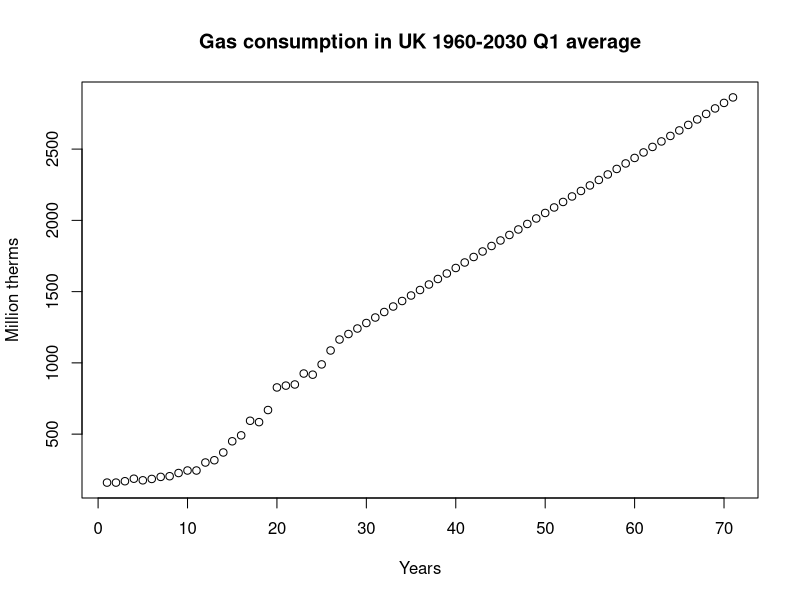
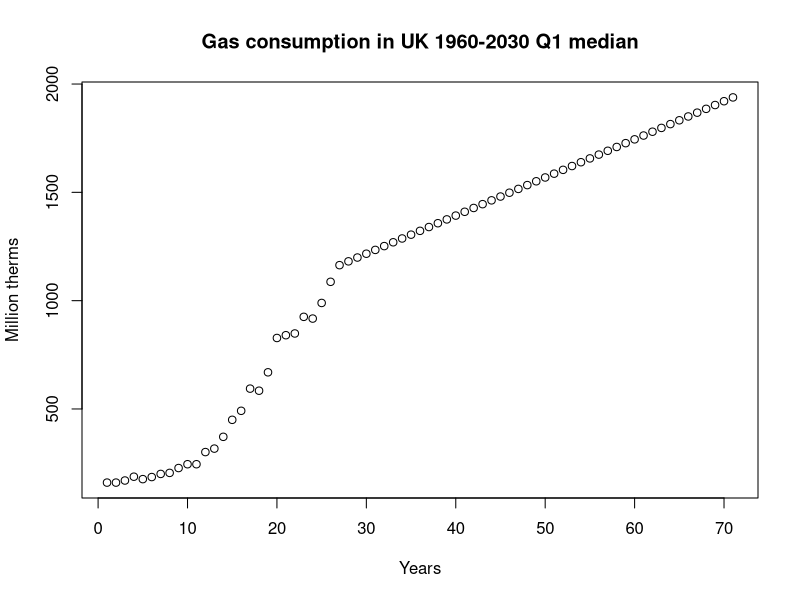
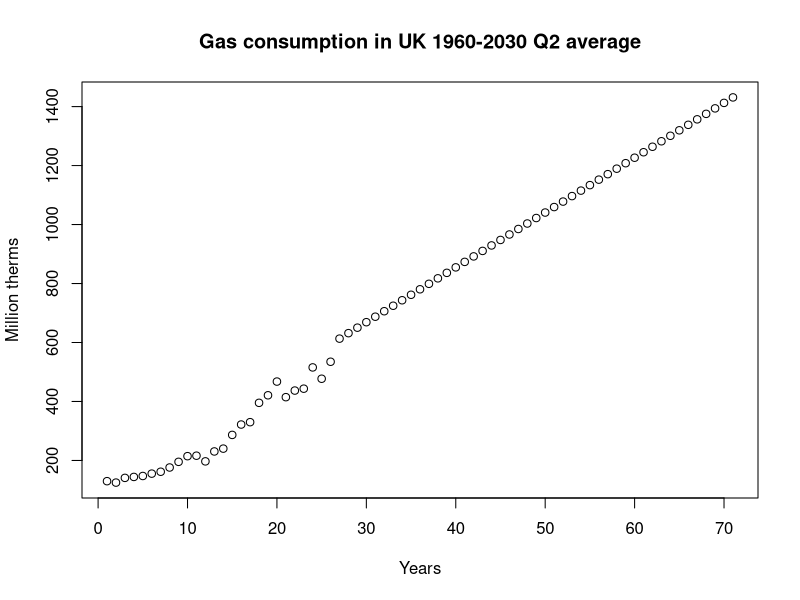
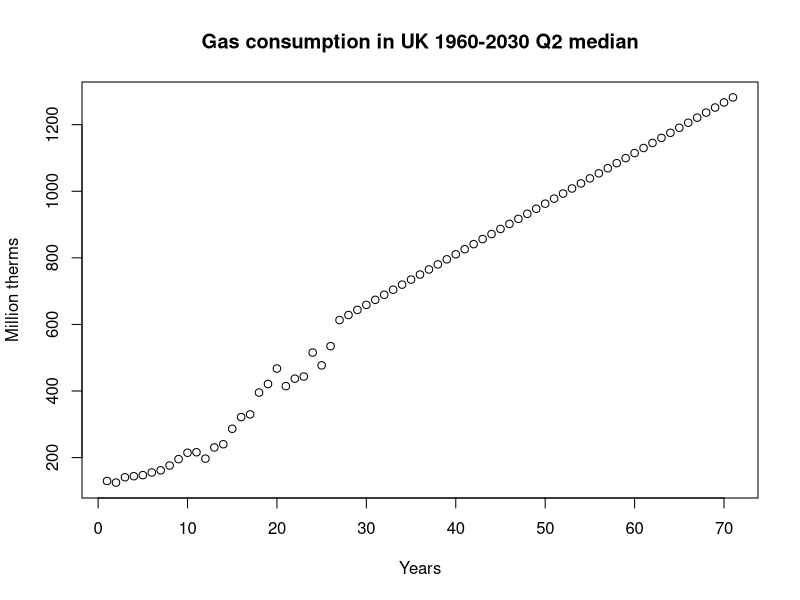
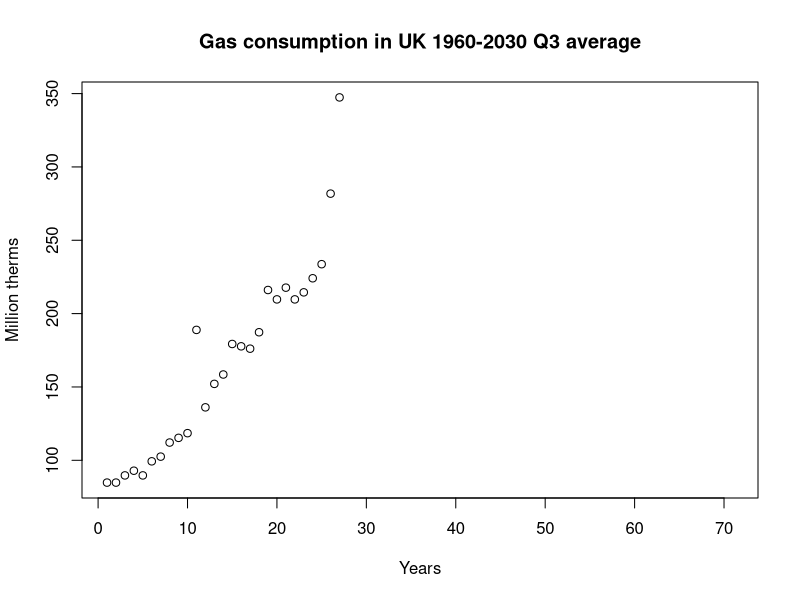
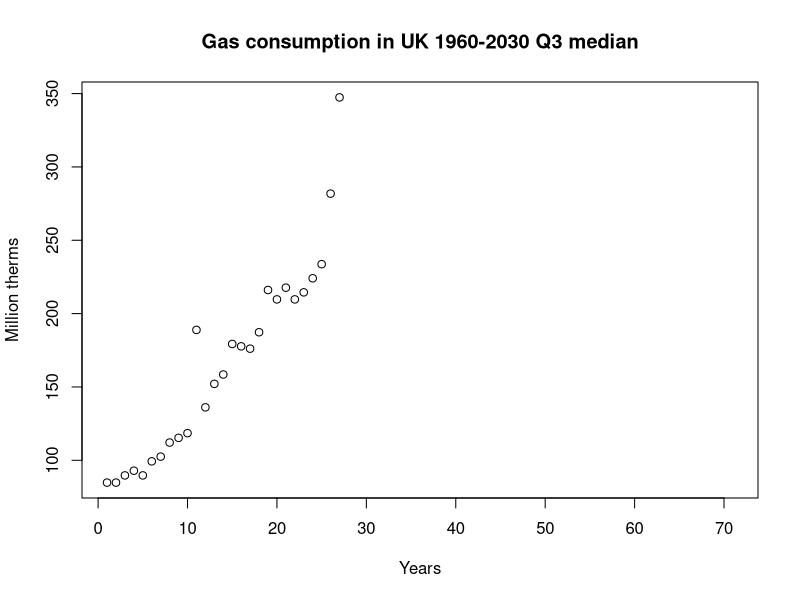
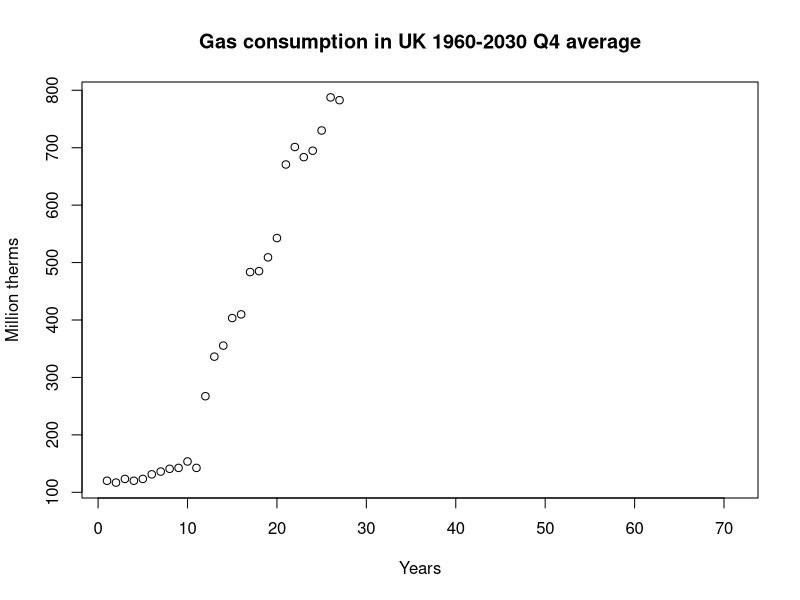
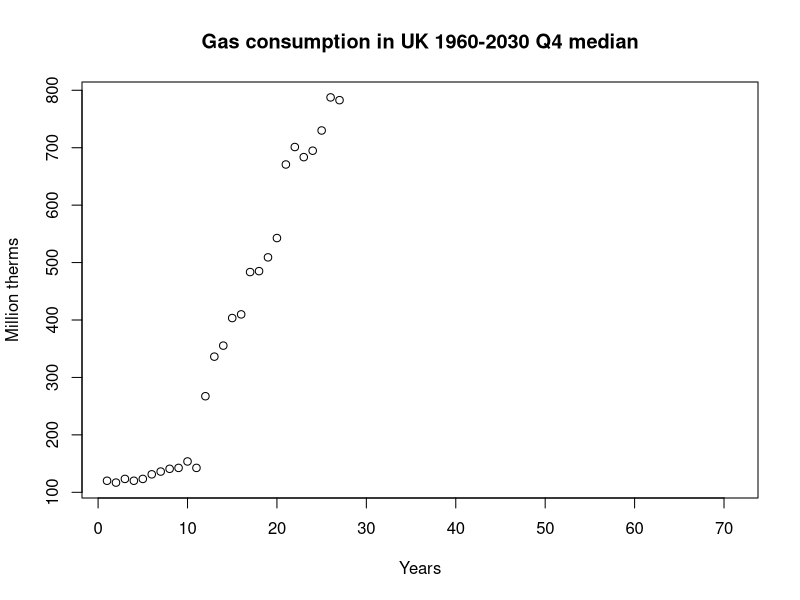

Recreate these plots in R, in order.
# Get all values for first quarter each year
q1 <- numeric(0)
n <- 4
counter <- -1
for (i in UKgas){
  counter = counter+1
  if(counter %% n == 0)
    q1 <- c(q1,i)
}

# Get all values for second quarter each year
q2 <- numeric(0)
n <- 4
counter <- -2
for (i in UKgas){
  counter = counter+1
  if(counter %% n == 0)
    q2 <- c(q2,i)
}

# Get all values for third quarter each year
q3 <- numeric(0)
n <- 4
counter <- -3
for (i in UKgas){
  counter = counter+1
  if(counter %% n == 0)
    q3 <- c(q3,i)
}

# Get all values for fourth quarter each year
q4 <- numeric(0)
n <- 4
counter <- 0
for (i in UKgas){
  counter = counter+1
  if(counter %% n == 0)
    q4 <- c(q4,i)
}

#Calculate average for each quarter
avgQ1 <- mean(q1)
avgQ2 <- mean(q2)
avgQ3 <- mean(q3)
avgQ4 <- mean(q4)

yearToCheck <- 2030
lastYearInDS <- 1986
yearsToAdd <- c(yearToCheck - lastYearInDS)

#Calculate average increase per year for Q1
increaseQ1 <- ((q1[1]+q1[2])/2+(q1[2]+q1[3])/2+(q1[3]+q1[4])/2+
  (q1[4]+q1[5])/2+(q1[5]+q1[6])/2+(q1[6]+q1[7])/2+(q1[7]+q1[8])/2+
  (q1[8]+q1[9])/2+(q1[9]+q1[10])/2+(q1[10]+q1[11])/2+(q1[11]+q1[12])/2+
  (q1[12]+q1[13])/2+(q1[13]+q1[14])/2+(q1[14]+q1[15])/2+(q1[15]+q1[16])/2+
  (q1[16]+q1[17])/2+(q1[17]+q1[18])/2+(q1[18]+q1[19])/2+(q1[19]+q1[20])/2+
  (q1[20]+q1[21])/2+(q1[21]+q1[22])/2+(q1[22]+q1[23])/2+(q1[23]+q1[24])/2+
  (q1[24]+q1[25])/2+(q1[25]+q1[26])/2+(q1[26]+q1[27])/2)/27

#Calculate average increase per year for Q2
increaseQ2 <- ((q2[1]+q2[2])/2+(q2[2]+q2[3])/2+(q2[3]+q2[4])/2+
                 (q2[4]+q2[5])/2+(q2[5]+q2[6])/2+(q2[6]+q2[7])/2+(q2[7]+q2[8])/2+
                 (q2[8]+q2[9])/2+(q2[9]+q2[10])/2+(q2[10]+q2[11])/2+(q2[11]+q2[12])/2+
                 (q2[12]+q2[13])/2+(q2[13]+q2[14])/2+(q2[14]+q2[15])/2+(q2[15]+q2[16])/2+
                 (q2[16]+q2[17])/2+(q2[17]+q2[18])/2+(q2[18]+q2[19])/2+(q2[19]+q2[20])/2+
                 (q2[20]+q2[21])/2+(q2[21]+q2[22])/2+(q2[22]+q2[23])/2+(q2[23]+q2[24])/2+
                 (q2[24]+q2[25])/2+(q2[25]+q2[26])/2+(q2[26]+q2[27])/2)/27

#Calculate average increase per year for Q3
increaseQ3 <- ((q3[1]+q3[2])/2+(q3[2]+q3[3])/2+(q3[3]+q3[4])/2+
                 (q3[4]+q3[5])/2+(q3[5]+q3[6])/2+(q3[6]+q3[7])/2+(q3[7]+q3[8])/2+
                 (q3[8]+q3[9])/2+(q3[9]+q3[10])/2+(q3[10]+q3[11])/2+(q3[11]+q3[12])/2+
                 (q3[12]+q3[13])/2+(q3[13]+q3[14])/2+(q3[14]+q3[15])/2+(q3[15]+q3[16])/2+
                 (q3[16]+q3[17])/2+(q3[17]+q3[18])/2+(q3[18]+q3[19])/2+(q3[19]+q3[20])/2+
                 (q3[20]+q3[21])/2+(q3[21]+q3[22])/2+(q3[22]+q3[23])/2+(q3[23]+q3[24])/2+
                 (q3[24]+q3[25])/2+(q3[25]+q3[26])/2+(q3[26]+q3[27])/2)/27

#Calculate average increase per year for Q4
increaseQ4 <- ((q4[1]+q4[2])/2+(q4[2]+q4[3])/2+(q4[3]+q4[4])/2+
                 (q4[4]+q4[5])/2+(q4[5]+q4[6])/2+(q4[6]+q4[7])/2+(q4[7]+q4[8])/2+
                 (q4[8]+q4[9])/2+(q4[9]+q4[10])/2+(q4[10]+q4[11])/2+(q4[11]+q4[12])/2+
                 (q4[12]+q4[13])/2+(q4[13]+q4[14])/2+(q4[14]+q4[15])/2+(q4[15]+q4[16])/2+
                 (q4[16]+q4[17])/2+(q4[17]+q4[18])/2+(q4[18]+q4[19])/2+(q4[19]+q4[20])/2+
                 (q4[20]+q4[21])/2+(q4[21]+q4[22])/2+(q4[22]+q4[23])/2+(q4[23]+q4[24])/2+
                 (q4[24]+q4[25])/2+(q4[25]+q4[26])/2+(q4[26]+q4[27])/2)/27

#calculate diff between years for q1
q1_1_2 <- q1[2]-q1[1]
q1_2_3 <- q1[3]-q1[2]
q1_3_4 <- q1[4]-q1[3]
q1_4_5 <- q1[5]-q1[4]
q1_5_6 <- q1[6]-q1[5]
q1_6_7 <- q1[7]-q1[6]
q1_7_8 <- q1[8]-q1[7]
q1_8_9 <- q1[9]-q1[8]
q1_9_10 <- q1[10]-q1[9]
q1_10_11 <- q1[11]-q1[10]
q1_11_12 <- q1[12]-q1[11]
q1_12_13 <- q1[13]-q1[12]
q1_13_14 <- q1[14]-q1[13]
q1_14_15 <- q1[15]-q1[14]
q1_15_16 <- q1[16]-q1[15]
q1_16_17 <- q1[17]-q1[16]
q1_17_18 <- q1[18]-q1[17]
q1_18_19 <- q1[19]-q1[18]
q1_19_20 <- q1[20]-q1[19]
q1_20_21 <- q1[21]-q1[20]
q1_21_22 <- q1[22]-q1[21]
q1_22_23 <- q1[23]-q1[22]
q1_23_24 <- q1[24]-q1[23]
q1_24_25 <- q1[25]-q1[24]
q1_25_26 <- q1[26]-q1[25]
q1_26_27 <- q1[27]-q1[26]

#Add the diff each year to a vector
increaseEachYearQ1 <- c(q1_1_2,q1_2_3,q1_3_4,q1_4_5,q1_5_6,q1_6_7,q1_7_8,q1_8_9,q1_9_10,q1_10_11,q1_11_12,q1_12_13,q1_13_14,
                        q1_14_15,q1_15_16,q1_16_17,q1_17_18,q1_18_19,q1_19_20,q1_20_21,q1_21_22,q1_22_23,q1_23_24,q1_24_25,
                        q1_25_26,q1_26_27)
#calculate mean and average increase
medianIncreaseQ1 <- median(increaseEachYearQ1)
averageIncreaseQ1 <- mean(increaseEachYearQ1)

#calculate presumed consumption in year 2030 for Q1 using both mean and average method
presumedConsumption2030Q1MedianMethod <- (medianIncreaseQ1*yearsToAdd)+q1[27]
presumedConsumption2030Q1AverageMethod <- (averageIncreaseQ1*yearsToAdd)+q1[27]

#calculate diff between years for q2
q2_1_2 <- q2[2]-q2[1]
q2_2_3 <- q2[3]-q2[2]
q2_3_4 <- q2[4]-q2[3]
q2_4_5 <- q2[5]-q2[4]
q2_5_6 <- q2[6]-q2[5]
q2_6_7 <- q2[7]-q2[6]
q2_7_8 <- q2[8]-q2[7]
q2_8_9 <- q2[9]-q2[8]
q2_9_10 <- q2[10]-q2[9]
q2_10_11 <- q2[11]-q2[10]
q2_11_12 <- q2[12]-q2[11]
q2_12_13 <- q2[13]-q2[12]
q2_13_14 <- q2[14]-q2[13]
q2_14_15 <- q2[15]-q2[14]
q2_15_16 <- q2[16]-q2[15]
q2_16_17 <- q2[17]-q2[16]
q2_17_18 <- q2[18]-q2[17]
q2_18_19 <- q2[19]-q2[18]
q2_19_20 <- q2[20]-q2[19]
q2_20_21 <- q2[21]-q2[20]
q2_21_22 <- q2[22]-q2[21]
q2_22_23 <- q2[23]-q2[22]
q2_23_24 <- q2[24]-q2[23]
q2_24_25 <- q2[25]-q2[24]
q2_25_26 <- q2[26]-q2[25]
q2_26_27 <- q2[27]-q2[26]

#Add the diff each year to a vector
increaseEachYearQ2 <- c(q2_1_2,q2_2_3,q2_3_4,q2_4_5,q2_5_6,q2_6_7,q2_7_8,q2_8_9,q2_9_10,q2_10_11,q2_11_12,q2_12_13,q2_13_14,
                        q2_14_15,q2_15_16,q2_16_17,q2_17_18,q2_18_19,q2_19_20,q2_20_21,q2_21_22,q2_22_23,q2_23_24,q2_24_25,
                        q2_25_26,q2_26_27)
#calculate mean and average increase
medianIncreaseQ2 <- median(increaseEachYearQ2)
averageIncreaseQ2 <- mean(increaseEachYearQ2)

#calculate presumed consumption in year 2030 for Q3 using both mean and average method
presumedConsumption2030Q2MedianMethod <- (medianIncreaseQ2*yearsToAdd)+q2[27]
presumedConsumption2030Q2AverageMethod <- (averageIncreaseQ2*yearsToAdd)+q2[27]

#calculate diff between years for q3
q3_1_2 <- q3[2]-q3[1]
q3_2_3 <- q3[3]-q3[2]
q3_3_4 <- q3[4]-q3[3]
q3_4_5 <- q3[5]-q3[4]
q3_5_6 <- q3[6]-q3[5]
q3_6_7 <- q3[7]-q3[6]
q3_7_8 <- q3[8]-q3[7]
q3_8_9 <- q3[9]-q3[8]
q3_9_10 <- q3[10]-q3[9]
q3_10_11 <- q3[11]-q3[10]
q3_11_12 <- q3[12]-q3[11]
q3_12_13 <- q3[13]-q3[12]
q3_13_14 <- q3[14]-q3[13]
q3_14_15 <- q3[15]-q3[14]
q3_15_16 <- q3[16]-q3[15]
q3_16_17 <- q3[17]-q3[16]
q3_17_18 <- q3[18]-q3[17]
q3_18_19 <- q3[19]-q3[18]
q3_19_20 <- q3[20]-q3[19]
q3_20_21 <- q3[21]-q3[20]
q3_21_22 <- q3[22]-q3[21]
q3_22_23 <- q3[23]-q3[22]
q3_23_24 <- q3[24]-q3[23]
q3_24_25 <- q3[25]-q3[24]
q3_25_26 <- q3[26]-q3[25]
q3_26_27 <- q3[27]-q3[26]

#Add the diff each year to a vector
increaseEachYearQ3 <- c(q3_1_2,q3_2_3,q3_3_4,q3_4_5,q3_5_6,q3_6_7,q3_7_8,q3_8_9,q3_9_10,q3_10_11,q3_11_12,q3_12_13,q3_13_14,
                        q3_14_15,q3_15_16,q3_16_17,q3_17_18,q3_18_19,q3_19_20,q3_20_21,q3_21_22,q3_22_23,q3_23_24,q3_24_25,
                        q3_25_26,q3_26_27)
#calculate mean and average increase
medianIncreaseQ3 <- median(increaseEachYearQ3)
averageIncreaseQ3 <- mean(increaseEachYearQ3)

#calculate presumed consumption in year 2030 for Q3 using both mean and average method
presumedConsumption2030Q3MedianMethod <- (medianIncreaseQ3*yearsToAdd)+q3[27]
presumedConsumption2030Q3AverageMethod <- (averageIncreaseQ3*yearsToAdd)+q3[27]

#calculate diff between years for q4
q4_1_2 <- q4[2]-q4[1]
q4_2_3 <- q4[3]-q4[2]
q4_3_4 <- q4[4]-q4[3]
q4_4_5 <- q4[5]-q4[4]
q4_5_6 <- q4[6]-q4[5]
q4_6_7 <- q4[7]-q4[6]
q4_7_8 <- q4[8]-q4[7]
q4_8_9 <- q4[9]-q4[8]
q4_9_10 <- q4[10]-q4[9]
q4_10_11 <- q4[11]-q4[10]
q4_11_12 <- q4[12]-q4[11]
q4_12_13 <- q4[13]-q4[12]
q4_13_14 <- q4[14]-q4[13]
q4_14_15 <- q4[15]-q4[14]
q4_15_16 <- q4[16]-q4[15]
q4_16_17 <- q4[17]-q4[16]
q4_17_18 <- q4[18]-q4[17]
q4_18_19 <- q4[19]-q4[18]
q4_19_20 <- q4[20]-q4[19]
q4_20_21 <- q4[21]-q4[20]
q4_21_22 <- q4[22]-q4[21]
q4_22_23 <- q4[23]-q4[22]
q4_23_24 <- q4[24]-q4[23]
q4_24_25 <- q4[25]-q4[24]
q4_25_26 <- q4[26]-q4[25]
q4_26_27 <- q4[27]-q4[26]

#Add the diff each year to a vector
increaseEachYearQ4 <- c(q4_1_2,q4_2_3,q4_3_4,q4_4_5,q4_5_6,q4_6_7,q4_7_8,q4_8_9,q4_9_10,q4_10_11,q4_11_12,q4_12_13,q4_13_14,
                        q4_14_15,q4_15_16,q4_16_17,q4_17_18,q4_18_19,q4_19_20,q4_20_21,q4_21_22,q4_22_23,q4_23_24,q4_24_25,
                        q4_25_26,q4_26_27)
#calculate mean and average increase
medianIncreaseQ4 <- median(increaseEachYearQ4)
averageIncreaseQ4 <- mean(increaseEachYearQ4)

#calculate presumed consumption in year 2030 for Q4 using both mean and average method
presumedConsumption2030Q4MedianMethod <- (medianIncreaseQ4*yearsToAdd)+q4[27]
presumedConsumption2030Q4AverageMethod <- (averageIncreaseQ4*yearsToAdd)+q4[27]

#Make some printouts
print(paste("The presumed consumption for year 2030 first quarter using median method would be ", presumedConsumption2030Q1MedianMethod))
print(paste("The presumed consumption for year 2030 first quarter using average method would be ", presumedConsumption2030Q1AverageMethod))

print(paste("The presumed consumption for year 2030 second quarter using median method would be ", presumedConsumption2030Q2MedianMethod))
print(paste("The presumed consumption for year 2030 second quarter using average method would be ", presumedConsumption2030Q2AverageMethod))

print(paste("The presumed consumption for year 2030 third quarter using median method would be ", presumedConsumption2030Q3MedianMethod))
print(paste("The presumed consumption for year 2030 third quarter using average method would be ", presumedConsumption2030Q3AverageMethod))

print(paste("The presumed consumption for year 2030 fourth quarter using median method would be ", presumedConsumption2030Q4MedianMethod))
print(paste("The presumed consumption for year 2030 fourth quarter using average method would be ", presumedConsumption2030Q4AverageMethod))

#Add new values to existing to get nicer plot
#Q1 mean method
newValue <- q1[27]
Q1WithNewMean <- q1
for(i in 1:yearsToAdd){
  newValue = newValue+averageIncreaseQ1
  Q1WithNewMean <- c(Q1WithNewMean,newValue)
}

#Q1 median method
newValue <- q1[27]
Q1WithNewMedian <- q1
for(i in 1:yearsToAdd){
  newValue = newValue+medianIncreaseQ1
  Q1WithNewMedian <- c(Q1WithNewMedian,newValue)
}

#Q2 mean method
newValue <- q2[27]
Q2WithNewMean <- q2
for(i in 1:yearsToAdd){
  newValue = newValue+averageIncreaseQ2
  Q2WithNewMean <- c(Q2WithNewMean,newValue)
}

#Q2 median method
newValue <- q2[27]
Q2WithNewMedian <- q2
for(i in 1:yearsToAdd){
  newValue = newValue+medianIncreaseQ2
  Q2WithNewMedian <- c(Q2WithNewMedian,newValue)
}

#Q3 mean method
newValue <- q3[37]
Q3WithNewMean <- q3
for(i in 1:yearsToAdd){
  newValue = newValue+averageIncreaseQ3
  Q3WithNewMean <- c(Q3WithNewMean,newValue)
}

#Q3 median method
newValue <- q3[37]
Q3WithNewMedian <- q3
for(i in 1:yearsToAdd){
  newValue = newValue+medianIncreaseQ3
  Q3WithNewMedian <- c(Q3WithNewMedian,newValue)
}

#Q4 mean method
newValue <- q4[47]
Q4WithNewMean <- q4
for(i in 1:yearsToAdd){
  newValue = newValue+averageIncreaseQ4
  Q4WithNewMean <- c(Q4WithNewMean,newValue)
}

#Q4 median method
newValue <- q4[47]
Q4WithNewMedian <- q4
for(i in 1:yearsToAdd){
  newValue = newValue+medianIncreaseQ4
  Q4WithNewMedian <- c(Q4WithNewMedian,newValue)
}



#Plots
plot(Q1WithNewMean, 
     main = "Gas consumption in UK 1960-2030 Q1 average",
     xlab = "Years",
     ylab = "Million therms")
plot(Q1WithNewMedian,
     main = "Gas consumption in UK 1960-2030 Q1 median",
     xlab = "Years",
     ylab = "Million therms")
plot(Q2WithNewMean, 
     main = "Gas consumption in UK 1960-2030 Q2 average",
     xlab = "Years",
     ylab = "Million therms")
plot(Q2WithNewMedian,
     main = "Gas consumption in UK 1960-2030 Q2 median",
     xlab = "Years",
     ylab = "Million therms")
plot(Q3WithNewMean, 
     main = "Gas consumption in UK 1960-2030 Q3 average",
     xlab = "Years",
     ylab = "Million therms")
plot(Q3WithNewMedian,
     main = "Gas consumption in UK 1960-2030 Q3 median",
     xlab = "Years",
     ylab = "Million therms")
plot(Q4WithNewMean, 
     main = "Gas consumption in UK 1960-2030 Q4 average",
     xlab = "Years",
     ylab = "Million therms")
plot(Q4WithNewMedian,
     main = "Gas consumption in UK 1960-2030 Q4 median",
     xlab = "Years",
     ylab = "Million therms")